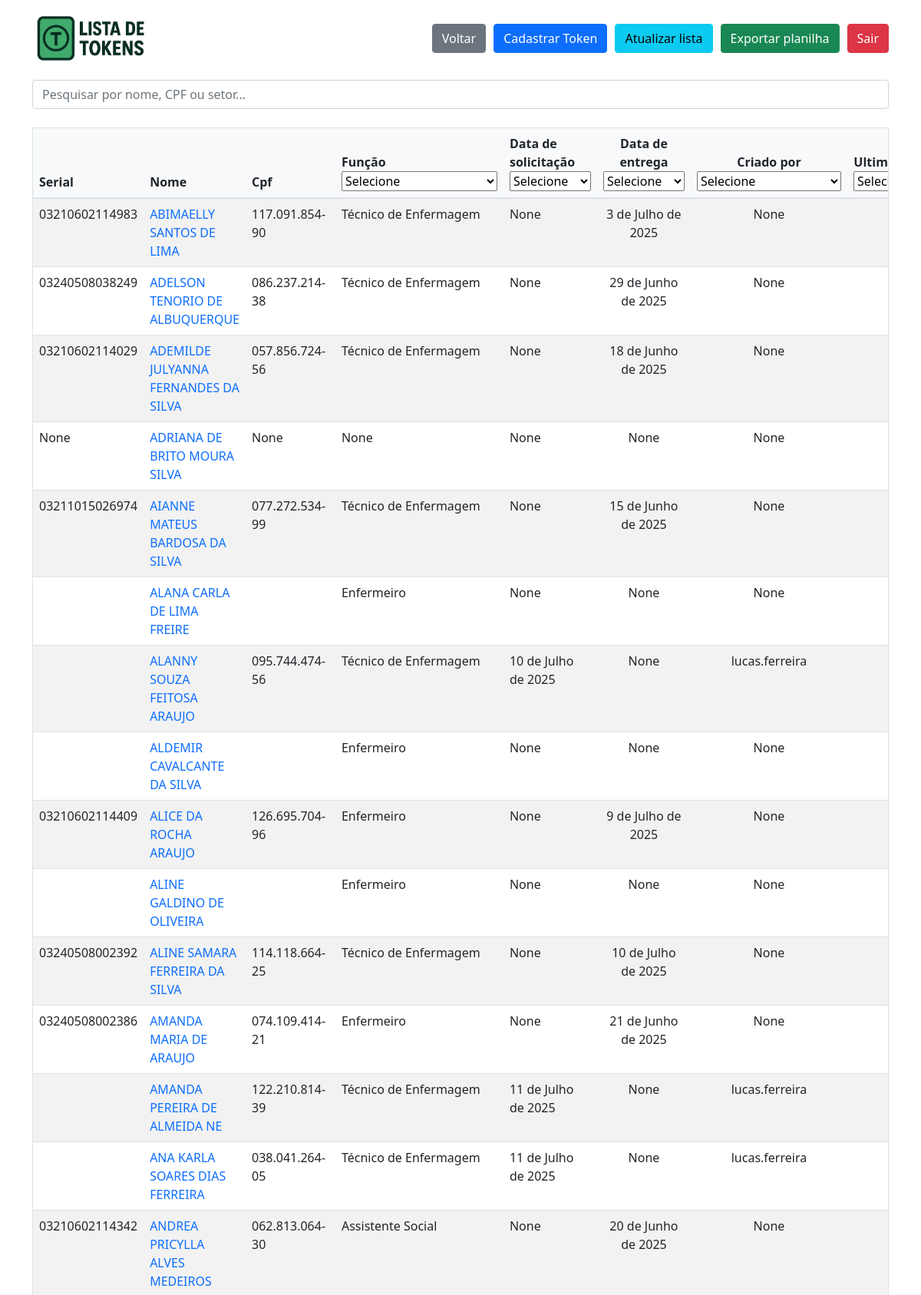
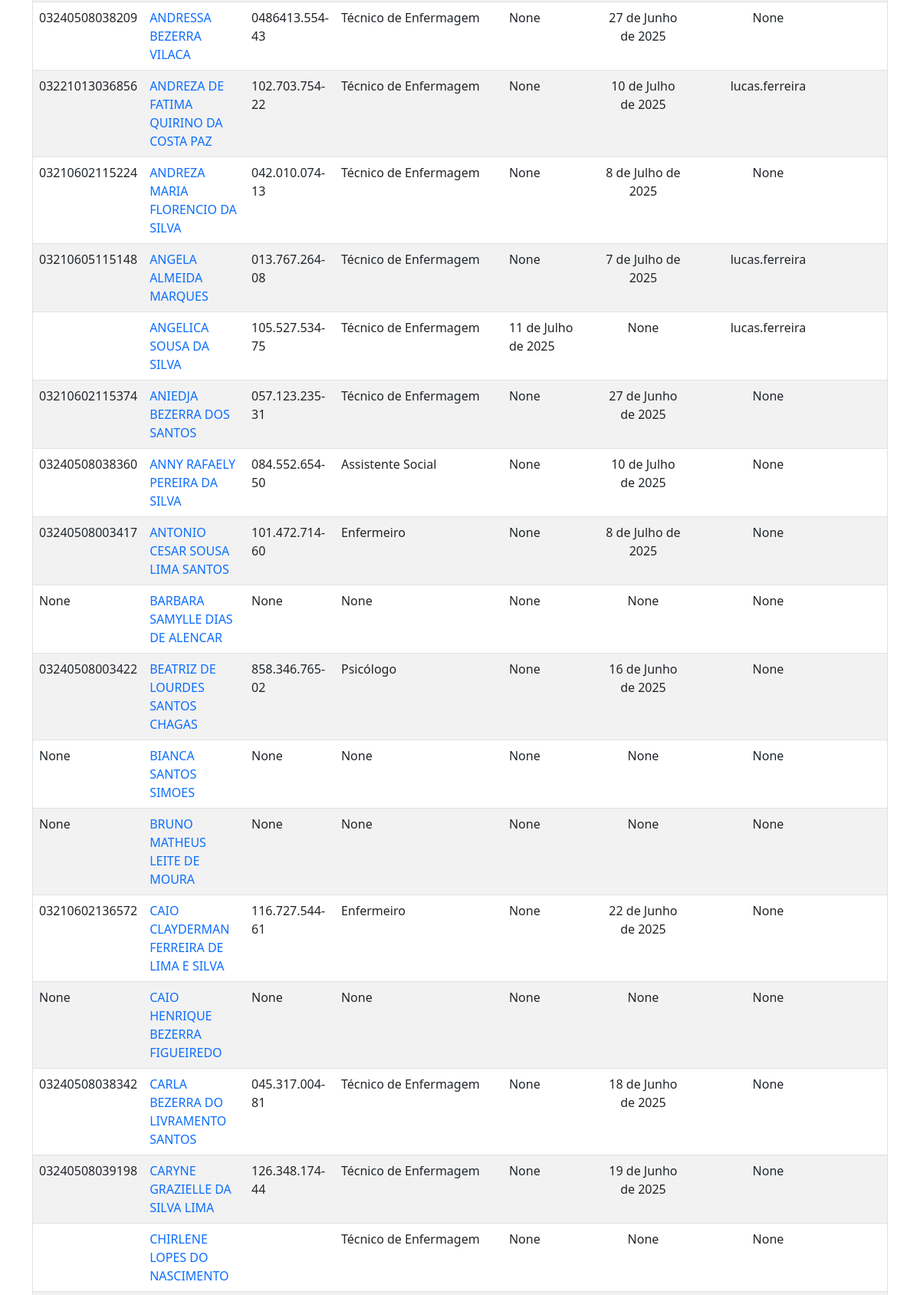
Screenshot of /lista_tokens/ (signed in, upper part) with the database file from the repository (2 pictures, top to bottom).
### tokens_app/models.py (models this page shows)
class Token(models.Model):
    nome_responsavel = models.CharField(max_length=125, null=False, blank=False)
    cpf_responsavel = models.CharField(max_length=14, null=True, blank=True)
    funcao_responsavel = models.CharField(max_length=125, choices=FUNCOES, null=True, blank=True)
    serial = models.CharField(max_length=14, null=True, blank=True)
    data_solicitacao = models.DateField(null=True, blank=True, default=None)
    data_entrega = models.DateField(blank=True, null=True)
    data_modificacao = models.DateField(auto_now=True)
    observacao = models.TextField(null=True, blank=True)
    criador = models.CharField(max_length=125, null=True, blank=True)
    modificador = models.CharField(max_length=125, null=True, blank=True)
    token_entregue = models.BooleanField(default=False)
    token_ativo = models.BooleanField(default=True)
    def __str__(self):
        return f"{self.nome_responsavel}"

### tokens_app/views.py (the view)
# urls.py: path("lista_tokens/", views.lista_tokens, name="lista_tokens"),
def lista_tokens(request,):
    if not request.user.is_authenticated:
        return redirect('login')
    else:
        logger.info(f"User {request.user.username} Acessou a lista de tokens. {time.strftime('%Y-%m-%d %H:%M:%S')}")
        tokens = Token.objects.all().order_by('nome_responsavel')
        return render(request, 'lista_tokens.html', {'tokens': tokens, "usuario": request.user, "funcoes": funcoes, "data_entregas": data_entregas, "data_solicitacoes": data_solicitacoes, "assistentes": assistentes})

### tokens_app/templates/lista_tokens.html (shortened to what this page needs)
{% extends "base.html" %}
{% load static %}
{% block content %}
<div class="container">
    <div class="head" style="margin-top: 20px; display: flex; flex-direction:row; justify-content: space-between; align-items: center;">
        <div class="logo-container" style="
            display: flex;
            align-items: center;
        ">
            <img src="{% static 'tokens_app/images/logo.png' %}" alt="Logo Tokens" class="logo-img" style="height: 60px;
        max-width: 100%;
        object-fit: contain;">
        </div>
        <div class="head_left" style="display: flex; flex-direction: row; gap: 10px; align-items: center; ">
            <br>
            <a href="{% url 'home' %}" class="btn btn-secondary">Voltar</a>
            <a href="{% url 'novo_token' %}" class="btn btn-primary">Cadastrar Token</a>
            <a href="{% url 'lista_tokens' %}" name="recarregar_lista" class="btn btn-info">Atualizar lista</a>
            <a href="{% url 'exportar_planilha' %}" name="exportar_planilha" class="btn btn-success">Exportar planilha</a>
            <a href="{% url 'logout' %}" name="logout" class="btn btn-danger">Sair</a>
        </div>
    </div>
        <br>
        <input type="text" id='searchInput' placeholder='Pesquisar por nome, CPF ou setor...' class="form-control">
        <br>
        <div style="max-height: 80vh; overflow-y: auto; border: 1px solid #dee2e6;">
            <table class="table table-striped">
                <thead>
                    <tr class="titulos_tabela">
                        <th>Serial</th>
                        <th>Nome</th>
                        <th>Cpf</th>
                        <th>Função
                            <select name="select_funcao" id="select_funcao" onchange="window.location.href='/lista_tokens/' + this.value">
                                <option>Selecione</option>
                            </select>
                        </th>
                        <th>Data de solicitação
                            <select name="data_solicitacao" id="data_solicitacao" onchange="window.location.href='/lista_tokens_data_solicitacao/' + this.value">
                                <option value="">Selecione</option>
                            </select>
                        </th>
                        <th style="text-align: center;">Data de entrega
                            <select name="data_entrega" id="data_entrega" onchange="console.log(window.location.href='/lista_tokens_data_entrega/' + this.value)">
                                <option value="">Selecione</option>
                            </select>
                        </th>
                        <th style="text-align: center;">Criado por
                            <select name="criador" id="criador" onchange="window.location.href='/lista_tokens_assistente_criador/' + this.value">
                                <option value="">Selecione</option>
                            </select>
                        </th>
                        <th style="text-align: center;">Ultima modificação por
                            <select name="ultimaModificacao" id="ultimaModificacao" onchange="window.location.href='/lista_tokens_assistente_modificador/' + this.value">
                                <option value="">Selecione</option>
                            </select>
                        </th>
                    </tr>
                </thead>
                <tbody>
                    {% for token in tokens %}
                        {% if token.token_ativo %}
                            <tr>
                                <td>
                                    {{ token.serial }}
                                </td>
                                <td><a href="{% url 'atualizar_token' token.id %}" style="text-decoration: none;">{{ token }}</a></td>
                                <td id="cpf">{{ token.cpf_responsavel }}</td>
                                <td>{{ token.funcao_responsavel }}</td>
                                <td>{{ token.data_solicitacao }}</td>
                                <td style="text-align: center;">{{ token.data_entrega }}</td>
                                <td style="text-align: center;">{{ token.criador}} </td>
                                <td style="text-align: center;"> {{token.modificador}} </td>
                            </tr>
                        {% endif %}
                    {% endfor %}
                </tbody>
            </table>
        </div>
    {% endblock %}

### rows the page displays
Token: serial "03210602114983", nome_responsavel "ABIMAELLY SANTOS DE LIMA", cpf_responsavel "117.091.854-90", funcao_responsavel "Técnico de Enfermagem", data_solicitacao "None", data_entrega "3 de Julho de 2025", criador "None"
Token: serial "03240508038249", nome_responsavel "ADELSON TENORIO DE ALBUQUERQUE", cpf_responsavel "086.237.214-38", funcao_responsavel "Técnico de Enfermagem", data_solicitacao "None", data_entrega "29 de Junho de 2025", criador "None"
Token: serial "03210602114029", nome_responsavel "ADEMILDE JULYANNA FERNANDES DA SILVA", cpf_responsavel "057.856.724-56", funcao_responsavel "Técnico de Enfermagem", data_solicitacao "None", data_entrega "18 de Junho de 2025", criador "None"
Token: serial "None", nome_responsavel "ADRIANA DE BRITO MOURA SILVA", cpf_responsavel "None", funcao_responsavel "None", data_solicitacao "None", data_entrega "None", criador "None"
Token: serial "03211015026974", nome_responsavel "AIANNE MATEUS BARDOSA DA SILVA", cpf_responsavel "077.272.534-99", funcao_responsavel "Técnico de Enfermagem", data_solicitacao "None", data_entrega "15 de Junho de 2025", criador "None"
Token: nome_responsavel "ALANA CARLA DE LIMA FREIRE", funcao_responsavel "Enfermeiro", data_solicitacao "None", data_entrega "None", criador "None"
Token: nome_responsavel "ALANNY SOUZA FEITOSA ARAUJO", cpf_responsavel "095.744.474-56", funcao_responsavel "Técnico de Enfermagem", data_solicitacao "10 de Julho de 2025", data_entrega "None", criador "lucas.ferreira"
Token: nome_responsavel "ALDEMIR CAVALCANTE DA SILVA", funcao_responsavel "Enfermeiro", data_solicitacao "None", data_entrega "None", criador "None"
Token: serial "03210602114409", nome_responsavel "ALICE DA ROCHA ARAUJO", cpf_responsavel "126.695.704-96", funcao_responsavel "Enfermeiro", data_solicitacao "None", data_entrega "9 de Julho de 2025", criador "None"
Token: nome_responsavel "ALINE GALDINO DE OLIVEIRA", funcao_responsavel "Enfermeiro", data_solicitacao "None", data_entrega "None", criador "None"
Token: serial "03240508002392", nome_responsavel "ALINE SAMARA FERREIRA DA SILVA", cpf_responsavel "114.118.664-25", funcao_responsavel "Técnico de Enfermagem", data_solicitacao "None", data_entrega "10 de Julho de 2025", criador "None"
Token: serial "03240508002386", nome_responsavel "AMANDA MARIA DE ARAUJO", cpf_responsavel "074.109.414-21", funcao_responsavel "Enfermeiro", data_solicitacao "None", data_entrega "21 de Junho de 2025", criador "None"
Token: nome_responsavel "AMANDA PEREIRA DE ALMEIDA NE", cpf_responsavel "122.210.814-39", funcao_responsavel "Técnico de Enfermagem", data_solicitacao "11 de Julho de 2025", data_entrega "None", criador "lucas.ferreira"
Token: nome_responsavel "ANA KARLA SOARES DIAS FERREIRA", cpf_responsavel "038.041.264-05", funcao_responsavel "Técnico de Enfermagem", data_solicitacao "11 de Julho de 2025", data_entrega "None", criador "lucas.ferreira"
Token: serial "03210602114342", nome_responsavel "ANDREA PRICYLLA ALVES MEDEIROS", cpf_responsavel "062.813.064-30", funcao_responsavel "Assistente Social", data_solicitacao "None", data_entrega "20 de Junho de 2025", criador "None"
Token: serial "03240508038209", nome_responsavel "ANDRESSA BEZERRA VILACA", cpf_responsavel "0486413.554-43", funcao_responsavel "Técnico de Enfermagem", data_solicitacao "None", data_entrega "27 de Junho de 2025", criador "None"
Token: serial "03221013036856", nome_responsavel "ANDREZA DE FATIMA QUIRINO DA COSTA PAZ", cpf_responsavel "102.703.754-22", funcao_responsavel "Técnico de Enfermagem", data_solicitacao "None", data_entrega "10 de Julho de 2025", criador "lucas.ferreira"
Token: serial "03210602115224", nome_responsavel "ANDREZA MARIA FLORENCIO DA SILVA", cpf_responsavel "042.010.074-13", funcao_responsavel "Técnico de Enfermagem", data_solicitacao "None", data_entrega "8 de Julho de 2025", criador "None"
Token: serial "03210605115148", nome_responsavel "ANGELA ALMEIDA MARQUES", cpf_responsavel "013.767.264-08", funcao_responsavel "Técnico de Enfermagem", data_solicitacao "None", data_entrega "7 de Julho de 2025", criador "lucas.ferreira"
Token: nome_responsavel "ANGELICA SOUSA DA SILVA", cpf_responsavel "105.527.534-75", funcao_responsavel "Técnico de Enfermagem", data_solicitacao "11 de Julho de 2025", data_entrega "None", criador "lucas.ferreira"
Token: serial "03210602115374", nome_responsavel "ANIEDJA BEZERRA DOS SANTOS", cpf_responsavel "057.123.235-31", funcao_responsavel "Técnico de Enfermagem", data_solicitacao "None", data_entrega "27 de Junho de 2025", criador "None"
Token: serial "03240508038360", nome_responsavel "ANNY RAFAELY PEREIRA DA SILVA", cpf_responsavel "084.552.654-50", funcao_responsavel "Assistente Social", data_solicitacao "None", data_entrega "10 de Julho de 2025", criador "None"
Token: serial "03240508003417", nome_responsavel "ANTONIO CESAR SOUSA LIMA SANTOS", cpf_responsavel "101.472.714-60", funcao_responsavel "Enfermeiro", data_solicitacao "None", data_entrega "8 de Julho de 2025", criador "None"
Token: serial "None", nome_responsavel "BARBARA SAMYLLE DIAS DE ALENCAR", cpf_responsavel "None", funcao_responsavel "None", data_solicitacao "None", data_entrega "None", criador "None"
Token: serial "03240508003422", nome_responsavel "BEATRIZ DE LOURDES SANTOS CHAGAS", cpf_responsavel "858.346.765-02", funcao_responsavel "Psicólogo", data_solicitacao "None", data_entrega "16 de Junho de 2025", criador "None"
Token: serial "None", nome_responsavel "BIANCA SANTOS SIMOES", cpf_responsavel "None", funcao_responsavel "None", data_solicitacao "None", data_entrega "None", criador "None"
Token: serial "None", nome_responsavel "BRUNO MATHEUS LEITE DE MOURA", cpf_responsavel "None", funcao_responsavel "None", data_solicitacao "None", data_entrega "None", criador "None"
Token: serial "03210602136572", nome_responsavel "CAIO CLAYDERMAN FERREIRA DE LIMA E SILVA", cpf_responsavel "116.727.544-61", funcao_responsavel "Enfermeiro", data_solicitacao "None", data_entrega "22 de Junho de 2025", criador "None"
Token: serial "None", nome_responsavel "CAIO HENRIQUE BEZERRA FIGUEIREDO", cpf_responsavel "None", funcao_responsavel "None", data_solicitacao "None", data_entrega "None", criador "None"
Token: serial "03240508038342", nome_responsavel "CARLA BEZERRA DO LIVRAMENTO SANTOS", cpf_responsavel "045.317.004-81", funcao_responsavel "Técnico de Enfermagem", data_solicitacao "None", data_entrega "18 de Junho de 2025", criador "None"
Token: serial "03240508039198", nome_responsavel "CARYNE GRAZIELLE DA SILVA LIMA", cpf_responsavel "126.348.174-44", funcao_responsavel "Técnico de Enfermagem", data_solicitacao "None", data_entrega "19 de Junho de 2025", criador "None"
Token: nome_responsavel "CHIRLENE LOPES DO NASCIMENTO", funcao_responsavel "Técnico de Enfermagem", data_solicitacao "None", data_entrega "None", criador "None"
